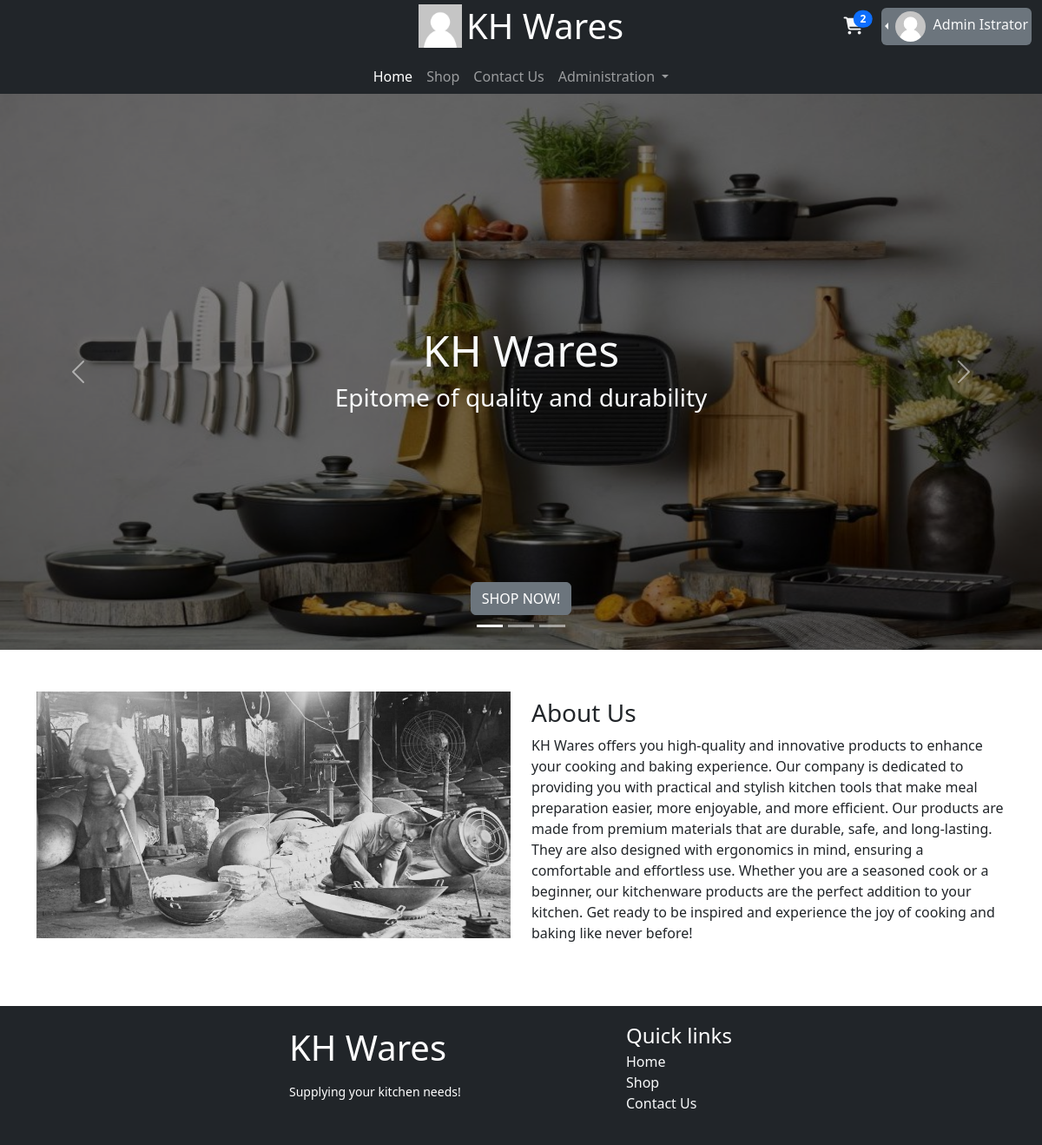
Screenshot of / (signed in) with the database file from the repository.
### database_models/UserDBModel.py (models this page shows, shortened)
class User(db.Model, UserMixin):
    id = db.Column(db.Integer, primary_key=True)
    username = db.Column(db.String, unique=True, nullable=False)
    email = db.Column(db.String, unique=True, nullable=False)
    password = db.Column(db.String, nullable=False)
    role = db.Column(db.Integer, default=0)  # 0 - User, 1 - Employee, 2 - Admin
    cart = db.relationship("Cart", backref="user", uselist=False)
    order = db.relationship("Order", backref="user")
    f_name = db.Column(db.String, nullable=False)
    l_name = db.Column(db.String, nullable=False)
    reset_token = db.Column(db.String)
    profile_pic = db.Column(db.String, default="default.png")
    date_created = db.Column(db.DateTime(), default=func.now())
    totp_secret = db.Column(db.String)

### routes/index.py (the view)
@blueprint.route('/')
def index():
    return helper_functions.helper_render("index.html")

### app.py (called while the page is built)
@login_manager.user_loader
def user_loader(id):
    user = User.query.filter_by(id=id).first()
    return user

### helper_functions.py (called while the page is built)
def helper_render(template, **kwargs):
    if check_logged_in():
        user = flask_login.current_user
        if user.is_authenticated:
            return render_template(template, user=user, **kwargs)
    return render_template(template, **kwargs)

def check_logged_in():
    return flask_login.current_user.is_authenticated

### templates/index.html (shortened to what this page needs)
{% extends 'base.html' %}
{% set active_page = "index" %}
{% block main %}
<div id="carouselProducts" class="carousel slide container-fluid p-0" data-bs-touch="false" data-bs-ride="carousel">
	<div class="carousel-indicators">
		<button type="button" data-bs-target="#carouselProducts" data-bs-slide-to="0" class="active"></button>
		<button type="button" data-bs-target="#carouselProducts" data-bs-slide-to="1"></button>
		<button type="button" data-bs-target="#carouselProducts" data-bs-slide-to="2"></button>
	</div>
	<div class="carousel-inner">
		<div class="carousel-item active position-relative" data-bs-interval="5000">
			<img src="{{ url_for('static', filename='HomeCarousel/img1.jpg') }}" alt="Image Placeholder" class="d-block w-100" style="max-height: 640px;">
			<div class="position-absolute top-0 start-0 w-100 h-100" style="background-color: rgba(0,0,0,0.5);"></div>
			<div class="position-absolute top-50 start-50 text-light translate-middle text-center">
				<h1 style="font-size: 50px;">KH Wares</h1>
				<h3>Epitome of quality and durability</h3>
			</div>
			<div class="carousel-caption">
				<a href="{{ url_for('Store.displayitem') }}" class="btn btn-secondary	" style="width: max-content;">SHOP NOW!</a>
			</div>
		</div>
	</div>
	<button class="carousel-control-prev" type="button" data-bs-target="#carouselProducts" data-bs-slide="prev">
		<span class="carousel-control-prev-icon"></span>
	</button>
	<button class="carousel-control-next" type="button" data-bs-target="#carouselProducts" data-bs-slide="next">
		<span class="carousel-control-next-icon"></span>
	</button>
</div>
<div class="container my-5">
	<div class="row">
		<div class="col-md-12 col-lg-6 ">
			<img src="{{ url_for('static', filename='HomeCarousel/AboutUs.jpg') }}" class="img-fluid">
		</div>
		<div class="col-md-12 col-lg-6 py-2">
			<h3>About Us</h3>
	        <p>KH Wares offers you high-quality and innovative products to enhance your cooking and baking experience. Our company is dedicated to providing you with practical and stylish kitchen tools that make meal preparation easier, more enjoyable, and more efficient. Our products are made from premium materials that are durable, safe, and long-lasting. They are also designed with ergonomics in mind, ensuring a comfortable and effortless use. Whether you are a seasoned cook or a beginner, our kitchenware products are the perfect addition to your kitchen. Get ready to be inspired and experience the joy of cooking and baking like never before!</p>
		</div>
	</div>
</div>
{% endblock %}

### templates/includes/navbar-2.html (shortened to what this page needs)
<nav class="navbar navbar-expand-lg navbar-dark bg-dark py-0">
    <div class="container-fluid d-block">
        <div class="row justify-content-center">
                <a class="col-sm-12 col-md-12 col-lg-4 text-center offset-lg-4 navbar-brand" href="{{ '#' if active_page == 'index' else url_for('index.index') }}">
                    <img src="{{ url_for('static', filename='profiles/default.png') }}" alt="" width="50" height="50" class="d-inline" >
                    <h1 class="d-inline m-0 align-middle">KH Wares</h1>
                </a>
                <div class="col-auto ms-auto my-auto">
                    {% if not current_user.is_authenticated %}
                        <a href="{{ url_for('crud.login' )}}" class="btn btn-primary align-middle" role="button">Login</a>
                        <a href="{{ url_for('crud.signup' )}}" class="btn btn-secondary align-middle" role="button">Sign Up</a>
                    {% else %}
                        <div>
                            <div class="d-inline-block me-1">
                                <a href="{{ url_for('cart.read_cart') }}" class="btn">
                                    <span class="position-relative top-0 start-100 translate-middle badge rounded-pill bg-primary" id="cart_badge">{{ current_user.cart.cart_items | length }}</span>
                                    <i class="fa-solid fa-cart-shopping text-light fa-lg"></i>
                                </a>
                            </div>
                            <div class="dropstart bg-secondary text-light p-1 rounded mt-auto d-inline-block">
                                <div class="dropdown-toggle" role="button" id="dropdownMenuLink" data-bs-toggle="dropdown">
                                    <img  src="{{url_for('static', filename='profiles/' + current_user.profile_pic)}}" height="35px" width="35px" class="rounded-circle me-1">
                                    <span class="text-light d-lg-inline-block d-none">{{ current_user.f_name }} {{ current_user.l_name }}</span>
                                </div>
                            </div>
                        </div>
                    {% endif %}
                </div>
                <div class="row pe-0">
                </div>
        </div>
        <div class="row justify-content-center">
            <div class="col-4 text-center">
                <div class="collapse navbar-collapse" id="navbarSupportedContent">
                    <ul class="navbar-nav mx-auto mb-2 mb-lg-0">
                    <li class="nav-item">
                        <a class="nav-link {{ 'active' if active_page == 'index' else '' }}" aria-current="page" href="{{ '#' if active_page == 'index' else url_for('index.index') }}">Home</a>
                    </li>
                    <li class="nav-item">
                        <a class="nav-link {{ 'active' if active_page == 'Shop' else '' }}" href="{{ url_for('Store.displayitem' )}}">Shop</a>
                    </li>
                    <li class="nav-item">
                        <a class="nav-link {{ 'active' if active_page == 'contact' else '' }}" href="{{ url_for('contact.contact_us_page') }}">Contact Us</a>
                    </li>
                    {% if current_user.is_authenticated and current_user.role >=1 %}
                        <li class="nav-item dropdown">
                            <a class="nav-link dropdown-toggle {{ 'active' if active_page == 'admin' else '' }}" href="#" id="AdminNavbarDropdown" role="button" data-bs-toggle="dropdown" aria-expanded="false">
                                Administration
                            </a>
                        </li>
                    {% endif %}
                    </ul>
                </div>
            </div>
        </div>
    </div>
  </nav>

### rows the page displays
User: profile_pic (placeholder picture), f_name "Admin", l_name "Istrator"

### other values shown
{{ current_user.cart.cart_items | length }} "2"
